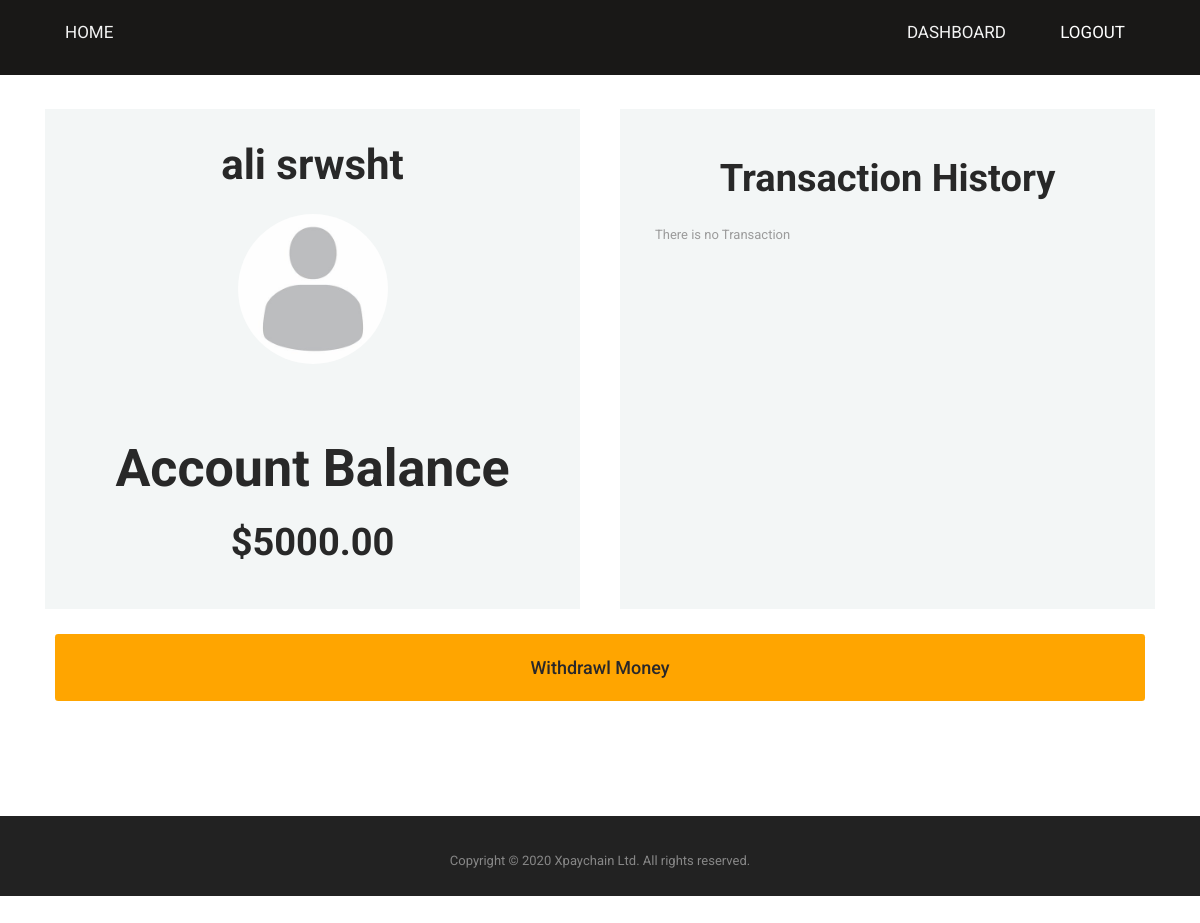
Page /accounts/dashboard/ (signed in) on the earlier database version.
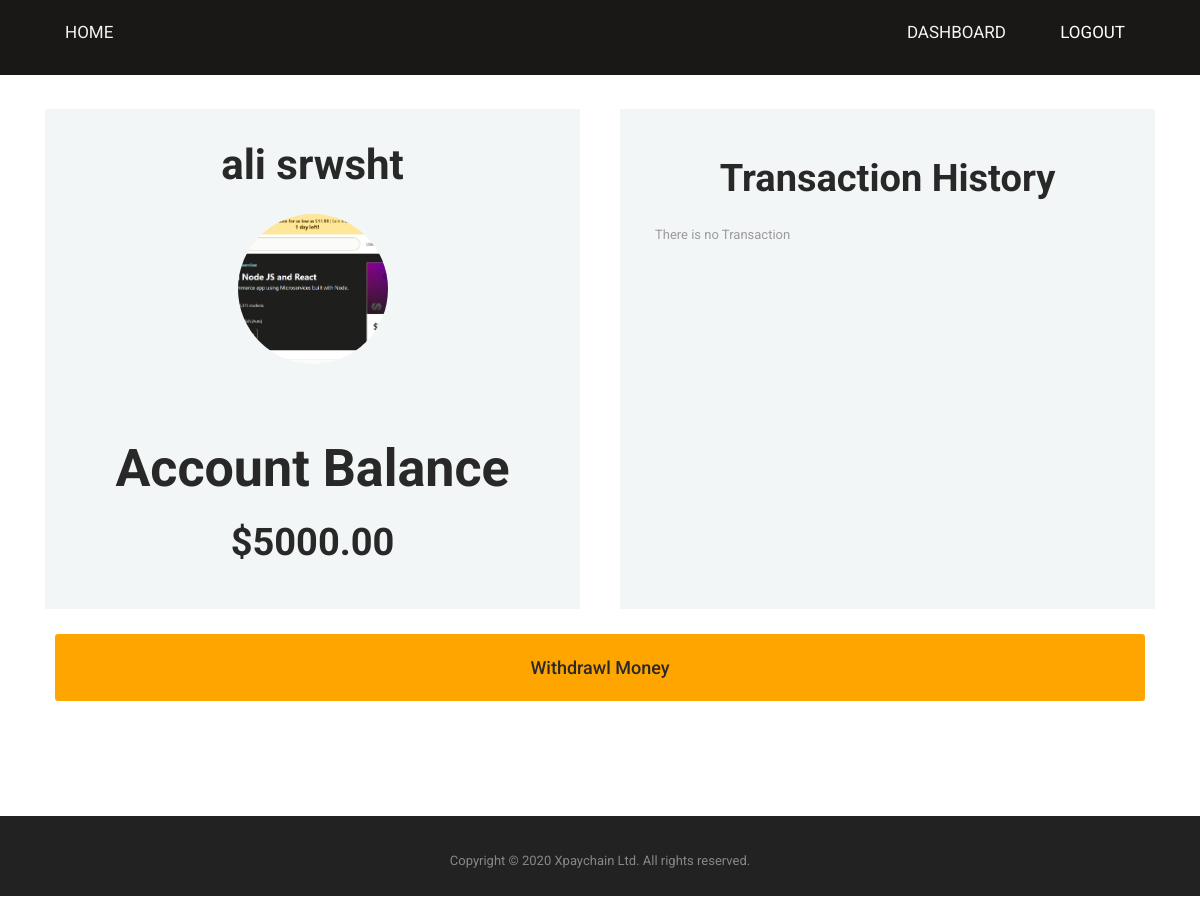
Same page on the later database version.
### accounts/models.py (models this page shows, shortened)
class User(AbstractUser):
    phone       = models.CharField(max_length=50,blank=True,)
    main_image  = models.ImageField(blank = True,null=True, default='default.jpg')
    no_plan     = 'Not subscribed'
    basic       = 'basic'
    standard    = 'standard'
    gold        = 'gold'
    diamond     = 'diamond'
    plans       = [
        (no_plan, 'Not subscribed'),
        (basic, 'basic'),
        (standard, 'standard'),
        (gold, 'gold'),
        (diamond, 'diamond'),
    ]
    plan       = models.CharField(
        max_length=20,
        choices=plans,
        default=no_plan,
    )
    amount          = models.DecimalField(blank=True,null=True,default=0,verbose_name='Balance',max_digits=99999999,decimal_places=2)
    date_joind      = models.DateTimeField(verbose_name='date joined',auto_now_add=True)
    schedul_pay      = models.DateTimeField(verbose_name='Scheduled payment',auto_now_add=True, null=True)
    trans =models.URLField(verbose_name='Transactions',max_length=250)
    subscribed = models.BooleanField(verbose_name='Subscribed',default=False)
    is_invester = models.BooleanField(default=False, verbose_name='Invester')

### accounts/views.py (the view, shortened to what this page needs)
# urls.py: path('dashboard/', views.dashboard, name = 'dashboard'),
def dashboard(request):
    if not request.user.is_authenticated:
        if('/ku' in request.path):
            return redirect('/ku')
        elif('/ar' in request.path):
            return redirect('/ar')
        else:
            return redirect('index')
    else:
        print(request.build_absolute_uri)
        basic = 0.07
        standard = 0.08
        others = 0.09
        plan= request.user.plan
        balance = request.user.amount
        year = request.user.schedul_pay.year
        month = request.user.schedul_pay.month
        year_now = date.today().year
        month_now = date.today().month
        if(year == year_now and balance > 0):
            if(month_now > month):
                if(plan == "basic"):
                    balance ="{:.2f}".format( balance + "{:.2f}".format(balance*basic) )
                    request.user.schedul_pay = datetime.now()
                elif(plan == "standard"):
                    balance ="{:.2f}".format( balance + "{:.2f}".format(balance*standard) )
                    request.user.schedul_pay = datetime.now()
                elif(plan == "gold" or plan == "diamond"):
                    request.user.amount =float( "{:.2f}".format( float(balance) + float("{:.2f}".format(float(balance)*others) )))
                    request.user.schedul_pay = datetime.now()
                    request.user.save()
        trans_query = Transactions.objects.filter(user=request.user)
        context = {"trans_query":trans_query,}
        if('/ku' in request.path):
            return render(request, 'accounts/user_dashboard_ku.html',context)
        elif('/ar' in request.path):
            return render(request, 'accounts/user_dashboard_ar.html',context)
        else:
            return render(request, 'accounts/user_dashboard.html',context)

### templates/accounts/user_dashboard.html (shortened to what this page needs)
{% extends "base.html" %} {% load static %}
  {% block content %}
  <section id="user_dashboard">
    <div class="container">
      <div class="account-info">
        <div class="account-balance">
          <div class="account-information">
            <h2>{{user.first_name}} {{user.last_name}}</h2>
            <img id="user-pic" src="{{user.main_image.url}}" />
          </div>
          <div class="account-balance-account">
            <h1>Account Balance</h1>
            <h3>${{user.amount}}</h3>
          </div>
        </div>
        <div class="user-options">
          <div class="container">
            <h3 class="m-top-30 text--center">Transaction History</h3>
            {% if trans_query %}
            <ul class="trans-list">
              {% for tran in trans_query %}
              <li>
                {{tran.transaction_type}}......${{tran.transaction_amount}}......{{tran.transaction_date}}
              </li>
              {% endfor %} {% else %}
              <p>There is no Transaction</p>
            {% endif %}
          </div>
        </div>
      </div>
      <div class="options-btn mt-20 mb-20">
        <a class="btn btn--primary" href="{% url 'withdrawl' %}"
          >Withdrawl Money</a
        >
      </div>
    </div>
  </section>
  {% endblock content %}

Differences in the rows shown:
changed User "ali": main_image: picture added in place of a placeholder
